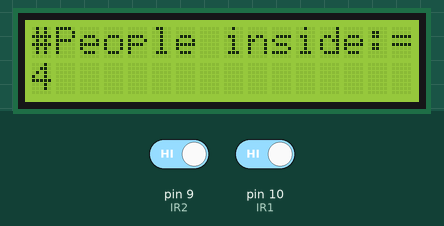
The sketch below on a simulated Arduino Uno, built with avr-gcc and run on an emulated ATmega328P. On the bench: 16×2 character LCD. Inputs (shaded band) come from the test bench; at power-on: pin 9 (IR2) HIGH, pin 10 (IR1) HIGH.

Above: at 1.2 s.
1.3 s: pin 9 (IR2) driven LOW
At 2.0 s:
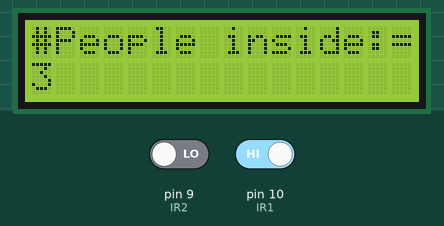
3.6 s: pin 10 (IR1) driven LOW
5.1 s: pin 10 (IR1) driven HIGH
At 6.2 s:
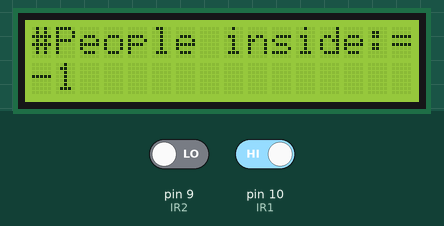
Timing chart, 0 to 8.1 s (numbered marks = the images above; inputs shaded):
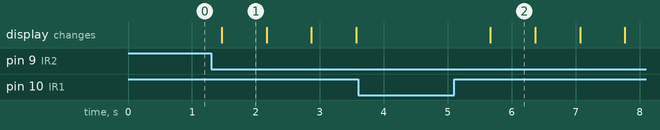

Measured:
- after the input at 1.3 s, the display: changes after 0.17 s (image 1)
- after the input at 3.6 s, every drawn part: stays the same
- after the input at 5.1 s, the display: changes after 0.57 s (image 2)
- what the display in image 1 shows lasts 0.7 s, from 1.5 s to 2.2 s

The sketch:

ForLCD.ino
```cpp
#include <LiquidCrystal.h>

// initialize the library with the numbers of the interface pins
LiquidCrystal lcd(12, 11, 5, 4, 3, 2);

int Count=4; //initial COunt
int IR1= 10;
int IR2 = 9;

    bool Flag1 = HIGH;
    bool Flag2 = HIGH;

void setup() {
    pinMode(IR1, INPUT);
    pinMode(IR2, INPUT);
    lcd.begin(16, 2);
    lcd.print("#People inside:=");
}

void loop() {
    bool S_P_IR1=digitalRead(IR1);
    bool S_P_IR2=digitalRead(IR2);

    if(S_P_IR1==LOW && S_P_IR2==HIGH && Flag1==HIGH){
      Count=Count+1;
      //Flag1=LOW;
      Flag2=LOW;
    }
    else if(S_P_IR2==LOW && S_P_IR1==HIGH && Flag2==HIGH){
      Count=Count-1;
      Flag1=LOW;
      //Flag2=LOW;
    }
    if(S_P_IR1==HIGH && S_P_IR2==HIGH){
        Flag1=HIGH;
        Flag2=HIGH;
      }
  lcd.setCursor(0, 1);
  lcd.print(Count);
  delay(700); //Dependent on speed of walking
}
```
